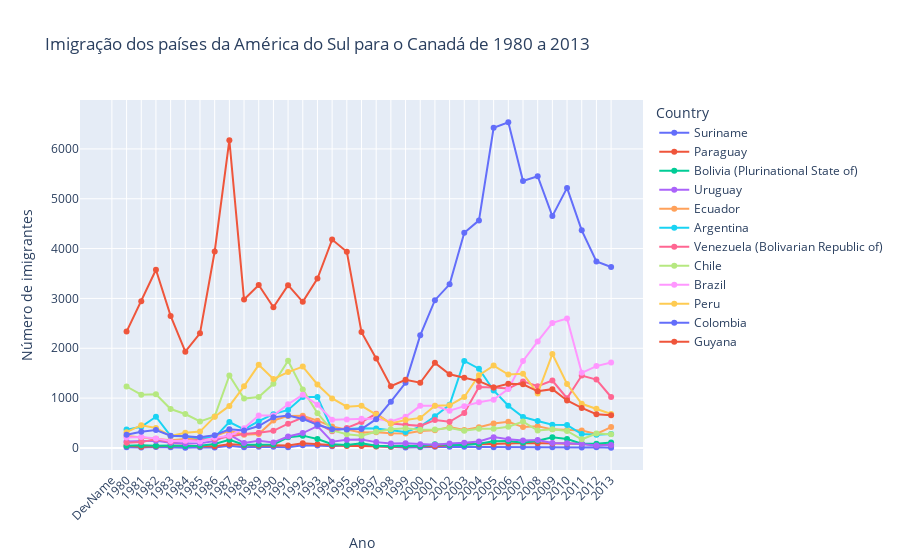

Write notebook code for a chart like this one.
### Code cell
fig = px.line(america_sul_final, x=america_sul_final.index, y=america_sul_final.columns, color='Country', markers=True,
              title='Imigração dos países da América do Sul para o Canadá de 1980 a 2013')

fig.update_layout(
    xaxis={'tickangle': -45},
    xaxis_title='Ano',
    yaxis_title='Número de imigrantes')

fig.show()

### Figure 1 — Plotly figure (JSON) as saved in the notebook; plotly's stock layout.template omitted (floating-point values rounded to 4 significant figures)
{"data": [{"hovertemplate": "Country=Suriname<br>index=%{x}<br>value=%{y}<extra></extra>", "legendgroup": "Suriname", "line": {"color": "#636efa", "dash": "solid"}, "marker": {"symbol": "circle"}, "mode": "lines+markers", "name": "Suriname", "orientation": "v", "showlegend": true, "type": "scatter", "x": ["DevName", "1980", "1981", "1982", "1983", "1984", "1985", "1986", "1987", "1988", "1989", "1990", "1991", "1992", "1993", "1994", "1995", "1996", "1997", "1998", "1999", "2000", "2001", "2002", "2003", "2004", "2005", "2006", "2007", "2008", "2009", "2010", "2011", "2012", "2013"], "xaxis": "x", "y": ["Developing regions", 15, 10, 21, 12, 5, 16, 7, 46, 16, 24, 26, 13, 53, 51, 32, 58, 51, 35, 22, 11, 16, 22, 22, 22, 17, 15, 16, 20, 9, 12, 13, 11, 16, 4], "yaxis": "y"}, {"hovertemplate": "Country=Paraguay<br>index=%{x}<br>value=%{y}<extra></extra>", "legendgroup": "Paraguay", "line": {"color": "#EF553B", "dash": "solid"}, "marker": {"symbol": "circle"}, "mode": "lines+markers", "name": "Paraguay", "orientation": "v", "showlegend": true, "type": "scatter", "x": ["DevName", "1980", "1981", "1982", "1983", "1984", "1985", "1986", "1987", "1988", "1989", "1990", "1991", "1992", "1993", "1994", "1995", "1996", "1997", "1998", "1999", "2000", "2001", "2002", "2003", "2004", "2005", "2006", "2007", "2008", "2009", "2010", "2011", "2012", "2013"], "xaxis": "x", "y": ["Developing regions", 45, 26, 32, 40, 48, 36, 34, 72, 53, 48, 56, 51, 94, 75, 46, 39, 38, 30, 25, 34, 29, 34, 60, 88, 74, 75, 88, 98, 95, 88, 89, 83, 55, 66], "yaxis": "y"}, {"hovertemplate": "Country=Bolivia (Plurinational State of)<br>index=%{x}<br>value=%{y}<extra></extra>", "legendgroup": "Bolivia (Plurinational State of)", "line": {"color": "#00cc96", "dash": "solid"}, "marker": {"symbol": "circle"}, "mode": "lines+markers", "name": "Bolivia (Plurinational State of)", "orientation": "v", "showlegend": true, "type": "scatter", "x": ["DevName", "1980", "1981", "1982", "1983", "1984", "1985", "1986", "1987", "1988", "1989", "1990", "1991", "1992", "1993", "1994", "1995", "1996", "1997", "1998", "1999", "2000", "2001", "2002", "2003", "2004", "2005", "2006", "2007", "2008", "2009", "2010", "2011", "2012", "2013"], "xaxis": "x", "y": ["Developing regions", 44, 52, 42, 49, 38, 44, 79, 165, 63, 68, 71, 214, 247, 180, 75, 61, 96, 43, 33, 42, 33, 72, 57, 59, 85, 134, 139, 107, 143, 214, 180, 86, 83, 107], "yaxis": "y"}, {"hovertemplate": "Country=Uruguay<br>index=%{x}<br>value=%{y}<extra></extra>", "legendgroup": "Uruguay", "line": {"color": "#ab63fa", "dash": "solid"}, "marker": {"symbol": "circle"}, "mode": "lines+markers", "name": "Uruguay", "orientation": "v", "showlegend": true, "type": "scatter", "x": ["DevName", "1980", "1981", "1982", "1983", "1984", "1985", "1986", "1987", "1988", "1989", "1990", "1991", "1992", "1993", "1994", "1995", "1996", "1997", "1998", "1999", "2000", "2001", "2002", "2003", "2004", "2005", "2006", "2007", "2008", "2009", "2010", "2011", "2012", "2013"], "xaxis": "x", "y": ["Developing regions", 128, 132, 146, 105, 90, 92, 137, 269, 99, 144, 111, 229, 299, 437, 125, 164, 171, 117, 87, 93, 75, 64, 91, 103, 130, 217, 175, 147, 160, 99, 93, 81, 47, 58], "yaxis": "y"}, {"hovertemplate": "Country=Ecuador<br>index=%{x}<br>value=%{y}<extra></extra>", "legendgroup": "Ecuador", "line": {"color": "#FFA15A", "dash": "solid"}, "marker": {"symbol": "circle"}, "mode": "lines+markers", "name": "Ecuador", "orientation": "v", "showlegend": true, "type": "scatter", "x": ["DevName", "1980", "1981", "1982", "1983", "1984", "1985", "1986", "1987", "1988", "1989", "1990", "1991", "1992", "1993", "1994", "1995", "1996", "1997", "1998", "1999", "2000", "2001", "2002", "2003", "2004", "2005", "2006", "2007", "2008", "2009", "2010", "2011", "2012", "2013"], "xaxis": "x", "y": ["Developing regions", 238, 207, 184, 155, 179, 208, 240, 344, 265, 278, 552, 643, 644, 547, 431, 368, 310, 317, 295, 291, 342, 353, 418, 361, 417, 491, 525, 419, 437, 373, 353, 348, 282, 418], "yaxis": "y"}, {"hovertemplate": "Country=Argentina<br>index=%{x}<br>value=%{y}<extra></extra>", "legendgroup": "Argentina", "line": {"color": "#19d3f3", "dash": "solid"}, "marker": {"symbol": "circle"}, "mode": "lines+markers", "name": "Argentina", "orientation": "v", "showlegend": true, "type": "scatter", "x": ["DevName", "1980", "1981", "1982", "1983", "1984", "1985", "1986", "1987", "1988", "1989", "1990", "1991", "1992", "1993", "1994", "1995", "1996", "1997", "1998", "1999", "2000", "2001", "2002", "2003", "2004", "2005", "2006", "2007", "2008", "2009", "2010", "2011", "2012", "2013"], "xaxis": "x", "y": ["Developing regions", 368, 426, 626, 241, 237, 196, 213, 519, 374, 538, 678, 763, 1023, 1022, 366, 380, 396, 391, 349, 318, 427, 635, 865, 1745, 1591, 1153, 847, 620, 540, 467, 459, 278, 263, 282], "yaxis": "y"}, {"hovertemplate": "Country=Venezuela (Bolivarian Republic of)<br>index=%{x}<br>value=%{y}<extra></extra>", "legendgroup": "Venezuela (Bolivarian Republic of)", "line": {"color": "#FF6692", "dash": "solid"}, "marker": {"symbol": "circle"}, "mode": "lines+markers", "name": "Venezuela (Bolivarian Republic of)", "orientation": "v", "showlegend": true, "type": "scatter", "x": ["DevName", "1980", "1981", "1982", "1983", "1984", "1985", "1986", "1987", "1988", "1989", "1990", "1991", "1992", "1993", "1994", "1995", "1996", "1997", "1998", "1999", "2000", "2001", "2002", "2003", "2004", "2005", "2006", "2007", "2008", "2009", "2010", "2011", "2012", "2013"], "xaxis": "x", "y": ["Developing regions", 103, 117, 174, 124, 142, 165, 179, 229, 279, 304, 344, 487, 610, 490, 334, 402, 520, 686, 489, 464, 443, 560, 524, 699, 1224, 1211, 1192, 1335, 1239, 1353, 998, 1452, 1373, 1022], "yaxis": "y"}, {"hovertemplate": "Country=Chile<br>index=%{x}<br>value=%{y}<extra></extra>", "legendgroup": "Chile", "line": {"color": "#B6E880", "dash": "solid"}, "marker": {"symbol": "circle"}, "mode": "lines+markers", "name": "Chile", "orientation": "v", "showlegend": true, "type": "scatter", "x": ["DevName", "1980", "1981", "1982", "1983", "1984", "1985", "1986", "1987", "1988", "1989", "1990", "1991", "1992", "1993", "1994", "1995", "1996", "1997", "1998", "1999", "2000", "2001", "2002", "2003", "2004", "2005", "2006", "2007", "2008", "2009", "2010", "2011", "2012", "2013"], "xaxis": "x", "y": ["Developing regions", 1233, 1069, 1078, 781, 681, 533, 633, 1454, 990, 1023, 1286, 1749, 1175, 697, 352, 273, 244, 325, 376, 397, 366, 369, 401, 347, 383, 384, 427, 530, 350, 375, 340, 174, 291, 273], "yaxis": "y"}, {"hovertemplate": "Country=Brazil<br>index=%{x}<br>value=%{y}<extra></extra>", "legendgroup": "Brazil", "line": {"color": "#FF97FF", "dash": "solid"}, "marker": {"symbol": "circle"}, "mode": "lines+markers", "name": "Brazil", "orientation": "v", "showlegend": true, "type": "scatter", "x": ["DevName", "1980", "1981", "1982", "1983", "1984", "1985", "1986", "1987", "1988", "1989", "1990", "1991", "1992", "1993", "1994", "1995", "1996", "1997", "1998", "1999", "2000", "2001", "2002", "2003", "2004", "2005", "2006", "2007", "2008", "2009", "2010", "2011", "2012", "2013"], "xaxis": "x", "y": ["Developing regions", 211, 220, 192, 139, 145, 130, 205, 244, 394, 650, 650, 877, 1066, 866, 566, 572, 586, 591, 531, 626, 845, 847, 745, 839, 917, 969, 1181, 1746, 2138, 2509, 2598, 1508, 1642, 1714], "yaxis": "y"}, {"hovertemplate": "Country=Peru<br>index=%{x}<br>value=%{y}<extra></extra>", "legendgroup": "Peru", "line": {"color": "#FECB52", "dash": "solid"}, "marker": {"symbol": "circle"}, "mode": "lines+markers", "name": "Peru", "orientation": "v", "showlegend": true, "type": "scatter", "x": ["DevName", "1980", "1981", "1982", "1983", "1984", "1985", "1986", "1987", "1988", "1989", "1990", "1991", "1992", "1993", "1994", "1995", "1996", "1997", "1998", "1999", "2000", "2001", "2002", "2003", "2004", "2005", "2006", "2007", "2008", "2009", "2010", "2011", "2012", "2013"], "xaxis": "x", "y": ["Developing regions", 317, 456, 401, 241, 306, 328, 628, 843, 1237, 1667, 1384, 1522, 1632, 1274, 993, 827, 845, 676, 493, 560, 603, 849, 855, 1023, 1460, 1653, 1473, 1490, 1094, 1884, 1283, 886, 787, 682], "yaxis": "y"}, {"hovertemplate": "Country=Colombia<br>index=%{x}<br>value=%{y}<extra></extra>", "legendgroup": "Colombia", "line": {"color": "#636efa", "dash": "solid"}, "marker": {"symbol": "circle"}, "mode": "lines+markers", "name": "Colombia", "orientation": "v", "showlegend": true, "type": "scatter", "x": ["DevName", "1980", "1981", "1982", "1983", "1984", "1985", "1986", "1987", "1988", "1989", "1990", "1991", "1992", "1993", "1994", "1995", "1996", "1997", "1998", "1999", "2000", "2001", "2002", "2003", "2004", "2005", "2006", "2007", "2008", "2009", "2010", "2011", "2012", "2013"], "xaxis": "x", "y": ["Developing regions", 266, 326, 360, 244, 235, 214, 257, 376, 352, 439, 614, 652, 582, 464, 375, 371, 381, 578, 929, 1306, 2259, 2965, 3283, 4318, 4566, 6424, 6535, 5357, 5452, 4652, 5218, 4366, 3741, 3631], "yaxis": "y"}, {"hovertemplate": "Country=Guyana<br>index=%{x}<br>value=%{y}<extra></extra>", "legendgroup": "Guyana", "line": {"color": "#EF553B", "dash": "solid"}, "marker": {"symbol": "circle"}, "mode": "lines+markers", "name": "Guyana", "orientation": "v", "showlegend": true, "type": "scatter", "x": ["DevName", "1980", "1981", "1982", "1983", "1984", "1985", "1986", "1987", "1988", "1989", "1990", "1991", "1992", "1993", "1994", "1995", "1996", "1997", "1998", "1999", "2000", "2001", "2002", "2003", "2004", "2005", "2006", "2007", "2008", "2009", "2010", "2011", "2012", "2013"], "xaxis": "x", "y": ["Developing regions", 2334, 2943, 3575, 2650, 1932, 2299, 3942, 6174, 2977, 3270, 2824, 3266, 2932, 3399, 4181, 3935, 2324, 1795, 1238, 1366, 1308, 1707, 1479, 1410, 1341, 1215, 1286, 1277, 1137, 1180, 953, 804, 676, 656], "yaxis": "y"}], "layout": {"legend": {"title": {"text": "Country"}, "tracegroupgap": 0}, "title": {"text": "Imigração dos países da América do Sul para o Canadá de 1980 a 2013"}, "xaxis": {"anchor": "y", "domain": [0, 1], "tickangle": -45, "title": {"text": "Ano"}}, "yaxis": {"anchor": "x", "domain": [0, 1], "title": {"text": "Número de imigrantes"}}}}
